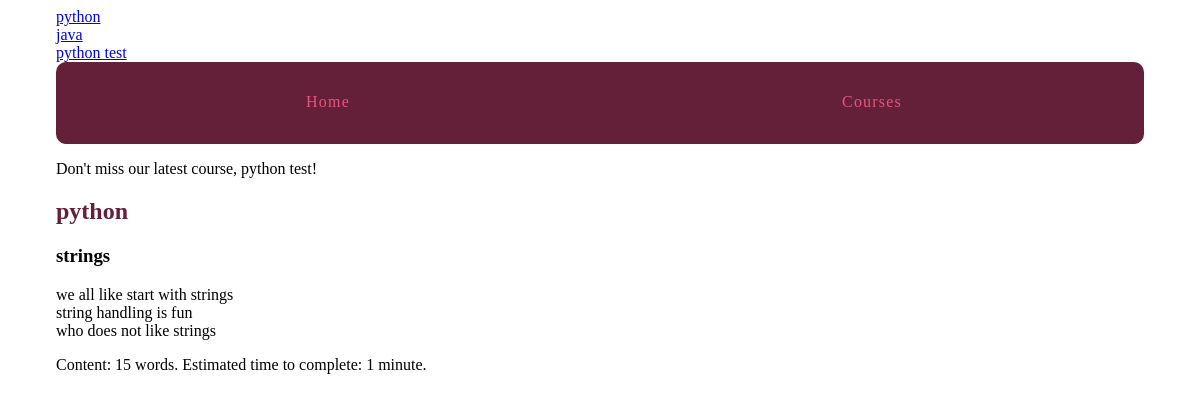
The page /courses/1/1/ on the database its author committed.
### courses/models.py (models this page shows, shortened)
class Course(models.Model):
	created_at = models.DateTimeField(auto_now_add=True)
	title = models.CharField(max_length=255)
	description = models.TextField()
	def __str__(self):
		return self.title

class Step(models.Model):
	title = models.CharField(max_length=255)
	description = models.TextField()
	content =models.TextField(blank=True, default='')
	order = models.IntegerField(default=0)
	course = models.ForeignKey(Course)
	class Meta:
		ordering = ['order',]

### courses/views.py (the view)
# urls.py: url(r'(?P<course_pk>\d+)/(?P<step_pk>\d+)/$', views.step_detail, name='step'),
def step_detail (request, course_pk, step_pk):
	step = get_object_or_404(Step, course_id=course_pk, pk=step_pk)
	return render(request, 'courses/step_detail.html', {'step':step})

### courses/templatetags/course_extras.py (called while the page is built)
@register.simple_tag
def newest_course():
	return Course.objects.latest('created_at')

@register.inclusion_tag('courses/course_nav.html')
def nav_courses_list():
	courses = Course.objects.all()
	return {'courses':courses}

@register.filter('time_estimate')
def time_estimate(word_count):
	minutes = round(word_count/20)
	return minutes

### courses/templates/courses/step_detail.html (shortened to what this page needs)
{% extends "layout.html" %}
{% load course_extras %}
{% block content%}
<article>
<h2>  <a href="{% url 'courses:detail' pk=step.course.pk %}">  {{step.course.title}}       </a>  </h2>
<h3>  {{step.title}} </h3>
<article>
{% with con=step.content %}
{{ con|linebreaks}} Content: {{con|wordcount}} words. Estimated time to complete: {{ con|wordcount|time_estimate }} minute{{ con|wordcount|time_estimate|pluralize}}.
{% endwith %}
{%  endblock   %}

### templates/layout.html (shortened to what this page needs)
{% load static from staticfiles %}
{% load course_extras %}
<!doctype html>
<html>
     <head>
         <link rel="stylesheet" href="{% static 'css/layout.css' %}">
     </head>
      <body>
      <div class="site-container">
        <div> {% nav_courses_list %}  </div>
      	<nav>
      		<a href="{% url 'views.hello_world' %}"> Home </a>
      		<a  href= "{% url 'courses:list' %} "> Courses</a>
      	</nav>
        <p> Don't miss our latest course, {% newest_course %}!</p>
      	{%  block content %}
      	{% endblock %}
      </div>
      </body>
</html>

### courses/templates/courses/course_nav.html
{% for course in courses %}
   <div> <a href="{% url 'courses:detail' pk=course.pk %}"> {{course.title}}  </a>  </div>
{% endfor %}

### assets/css/layout.css (style rules this page uses)
html { box-sizing: border-box; }
*, *::after, *::before { box-sizing: inherit; }
.site-container { max-width: 68em; margin-left: auto; margin-right: auto; }
.site-container::after { clear: both; content: ""; display: table; }
.site-container nav { width: 100%; display: table; width: 100%; table-layout: fixed; border-bottom-left-radius: 10px; border-bottom-right-radius: 10px; border-top-left-radius: 10px; border-top-right-radius: 10px; border-bottom-left-radius: 10px; border-top-left-radius: 10px; border-bottom-right-radius: 10px; border-top-right-radius: 10px; background-color: #642039; margin-bottom: 1em; overflow: hidden; }
.site-container nav a { display: table-cell; width: 8.33333%; padding: 10px; border-bottom: 2px solid #642039; color: #e6557e; letter-spacing: 0.075em; line-height: 60px; text-align: center; text-decoration: none; }
article h2 a, article h3 a { color: #642039; text-decoration: none; }

### rows shown on the page
Course: title "python"
Course: title "java"
Course: title "python test"
Step: course "python", title "strings", content "we all like start with strings string handling is fun who does not like strings", content "15", content "1"
